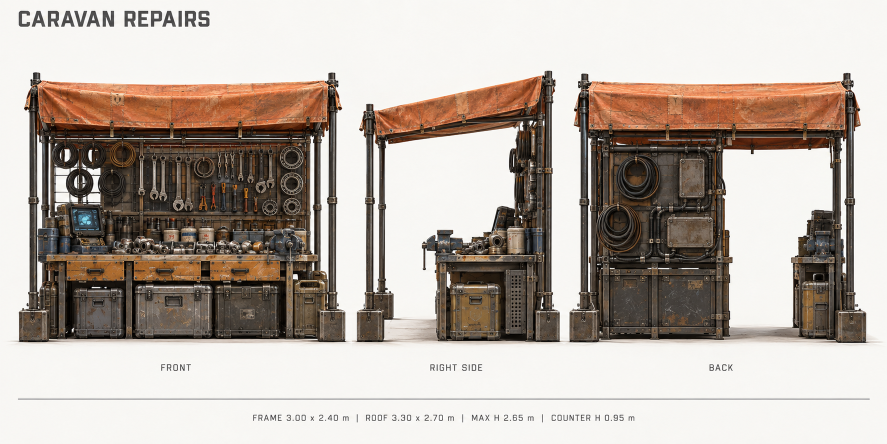
#> input picture concept_art/Codex Image Sep 10, 2026, 05_26_36 PM.png, 1774 x 887 px, given in place of BGC_CounterFace_BaseColor.png, which was not available (shown at 1/2 size)
$ python author_counter_face_v2.py ../../concept_art '../../concept_art/Codex Image Sep 10, 2026, 05_26_40 PM.png'
#> lines starting #> are read from the running program, lines starting #| are printed output that depends on the picture; after the words box and inside, x2 and y2 are one past the last pixel; in counts of white or black regions, pixels touching at a corner belong together; pictures that were not available may be replaced by others from this repository, and a replacement may not be noted
"""Author the Basic General counter-face v2 texture set (task t_6f2addb6, 29 Sep 2026).

Reads the untouched v1 BaseColor / MetalSmooth / Normal PNGs and writes *_v2 siblings (v1 is never modified).
Adds only material breakup to the three face panels: paint-chip edge wear with bare-steel exposure, hand-height scuffing, low-frequency tone
variation, bottom-weighted dust/grime with drip streaks, fine scratches. The plinth strip and the dark panel gaps keep their v1 pixels.
Deterministic (fixed seed). Usage: uv run --offline --with pillow --with numpy python author_counter_face_v2.py <Textures dir> [preview dir]
"""
import sys
from pathlib import Path
import numpy as np
from PIL import Image, ImageDraw, ImageFilter

rng = np.random.default_rng(29092026)
T = Path(sys.argv[1]); PREV = Path(sys.argv[2]) if len(sys.argv) > 2 else None
W, H = 4096, 1024
PANELS = [(70, 1342), (1406, 2689), (2754, 4027)]  # x ranges (v1 dark gap columns excluded)
PANEL_BOTTOM = 935  # plinth strip starts below this row


def fbm(scales, weights, aspect=(1, 1)):
    out = np.zeros((H, W), np.float32)
    for s, w in zip(scales, weights):
        gh, gw = max(2, int(H / s * aspect[1])), max(2, int(W / s * aspect[0]))
        g = Image.fromarray((rng.random((gh, gw)) * 255).astype(np.uint8)).resize((W, H), Image.BICUBIC)
        out += w * (np.asarray(g, np.float32) / 255.0)
    out -= out.min(); out /= max(out.max(), 1e-6)
    return out


def blur(a, r):
    return np.asarray(Image.fromarray((np.clip(a, 0, 1) * 255).astype(np.uint8)).filter(ImageFilter.GaussianBlur(r)), np.float32) / 255.0


base = np.asarray(Image.open(T / 'BGC_CounterFace_BaseColor.png').convert('RGB'), np.float32) / 255.0
ms = np.asarray(Image.open(T / 'BGC_CounterFace_MetalSmooth.png').convert('RGBA'), np.float32) / 255.0
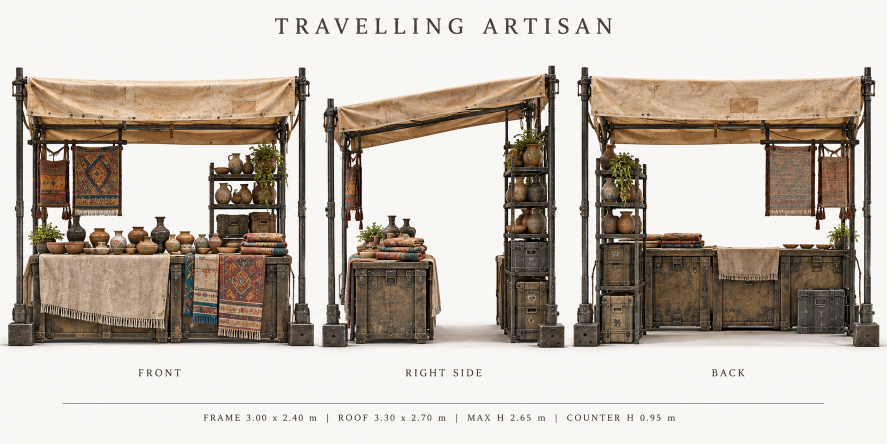
#> input picture concept_art/Codex Image Sep 10, 2026, 05_26_40 PM.png, 1774 x 887 px, given in place of BGC_CounterFace_MetalSmooth.png, which was not available (shown at 1/2 size)
nrm = np.asarray(Image.open(T / 'BGC_CounterFace_Normal.png').convert('RGB'), np.float32) / 255.0

yy, xx = np.mgrid[0:H, 0:W].astype(np.float32)
mask = np.zeros((H, W), np.float32)      # 1 inside the three panels above the plinth
edge = np.full((H, W), 9999, np.float32)  # distance to nearest panel edge
for x0, x1 in PANELS:
    m = (xx >= x0) & (xx < x1) & (yy < PANEL_BOTTOM)
    mask[m] = 1
    d = np.minimum.reduce([xx - x0, x1 - xx, yy - 0, PANEL_BOTTOM - yy])
    edge = np.where(m, np.minimum(edge, d), edge)
mask = blur(mask, 2)

# 1. tone breakup: two scales, kept subtle so each panel keeps its hue
tone = fbm([260, 90], [0.65, 0.35])
lum = 1.0 + (tone - 0.5) * 0.34
# 2. bottom-weighted dust/grime with an irregular upper edge and vertical drips
grime_n = fbm([70, 24], [0.6, 0.4])
height_frac = np.clip((yy - 380) / (PANEL_BOTTOM - 380), 0, 1)
grime = np.clip(height_frac ** 1.6 * 1.05 + (grime_n - 0.5) * 0.55 * height_frac, 0, 1)
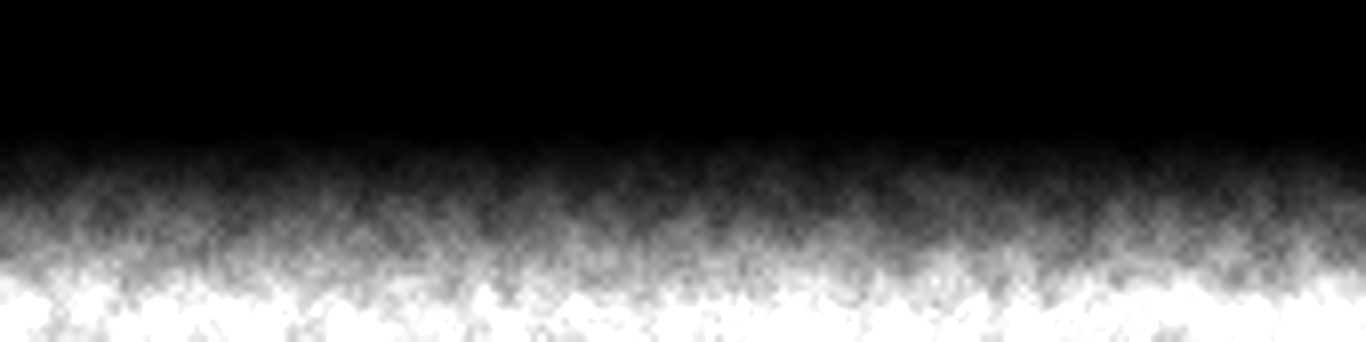
#> grime: shape (1024, 4096) float32 (shown at 1/3 size); min 0, max 1, mean 0.301
streak_src = fbm([6, 260], [0.5, 0.5], aspect=(6, 0.05))  # thin, tall features = drips
streaks = blur(np.clip((streak_src - 0.64) * 3.0, 0, 1), 1.5) * np.clip((yy - 200) / 500, 0, 1) * 0.35
# 3. paint chipping at the panel edges and around fixings (wear at joints, not uniform)
chip_n = fbm([26, 9, 3], [0.45, 0.35, 0.2])
#> call 4 of fbm, with aspect = (1, 1)
#> after the loop in fbm (call 4), `for s, w in zip(scales, weights):`:
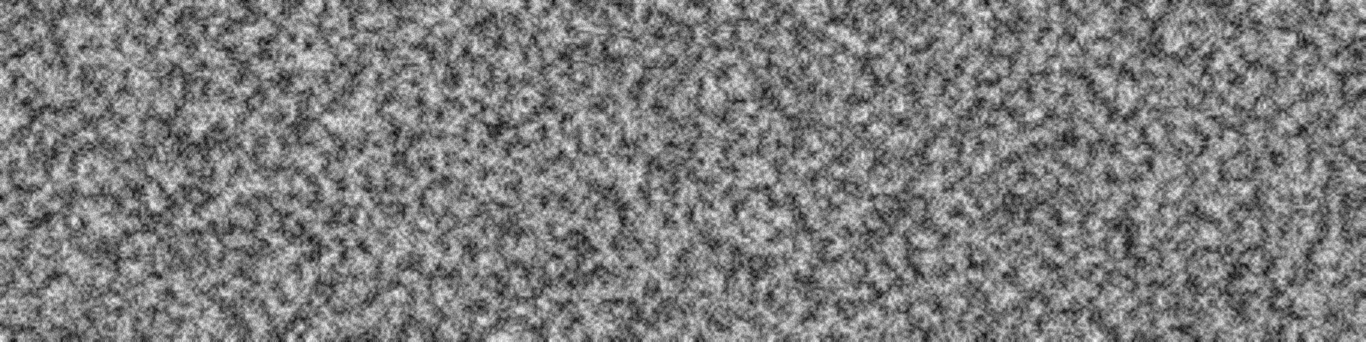
#> out: shape (1024, 4096) float32 (shown at 1/3 size); min 0.00804, max 0.998, mean 0.495
reach = 10 + 34 * fbm([110, 40], [0.6, 0.4])
chip = ((chip_n > 0.70 - 0.16 * np.clip(1 - edge / reach, 0, 1)) & (edge < reach)).astype(np.float32)
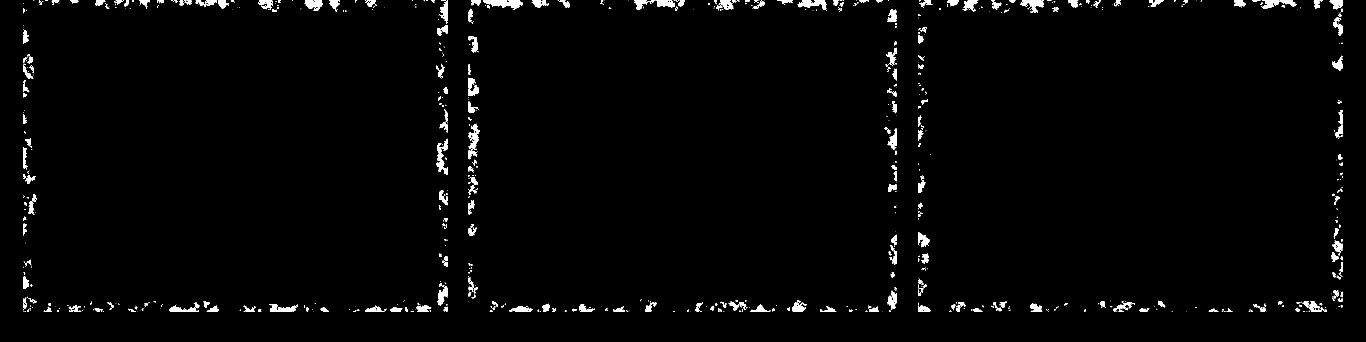
#> chip: shape (1024, 4096) float32 (shown at 1/3 size); values 0 (black) and 1 (white), 1.7% white; 835 white regions (500 under 20 px), largest, box (x1, y1, x2, y2) and area: (1449, 0, 1569, 29) 1949, (1309, 416, 1342, 525) 1453, (2393, 0, 2479, 30) 1341
chip *= (edge < reach).astype(np.float32)
chip_soft = blur(chip, 1.2)
rim = np.clip(blur(np.asarray(Image.fromarray((chip * 255).astype(np.uint8)).filter(ImageFilter.MaxFilter(7)), np.float32) / 255.0, 1.5) - chip_soft, 0, 1)
# 4. hand scuffing: pale worn zone mid-height, right of each handle mark
scuff = np.zeros((H, W), np.float32)
for x0, x1 in PANELS:
    cx = x0 + 0.72 * (x1 - x0); cy = 430
    scuff += np.exp(-(((xx - cx) / 260) ** 2 + ((yy - cy) / 150) ** 2))
scuff = np.clip(scuff * (0.4 + 0.6 * fbm([14, 5], [0.6, 0.4])), 0, 1)
#> the loop in fbm (call 6), `for s, w in zip(scales, weights):` made 2 passes
#> pass 1, in fbm (call 6), `g = Image.fromarray((rng.random((gh, gw)) * 255).astype(np.uint8)).res..`:
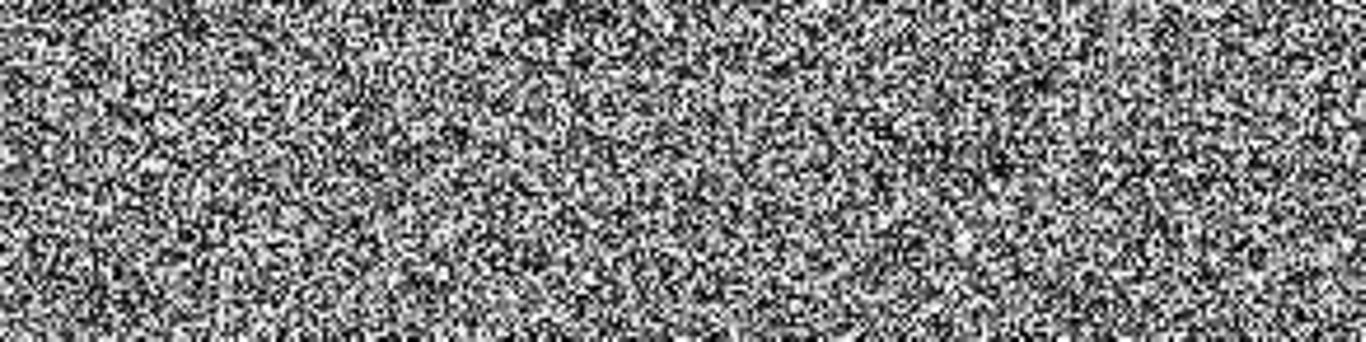
#> g: PIL image 4096x1024 L (shown at 1/3 size); min 0, max 255, mean 127.1
#> pass 1, in fbm (call 6), `out += w * (np.asarray(g, np.float32) / 255.0)`:
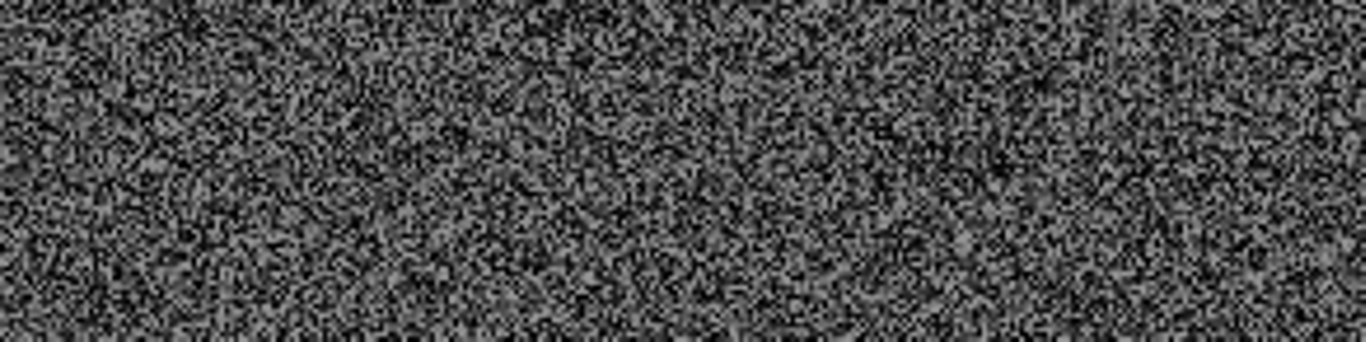
#> out: shape (1024, 4096) float32 (shown at 1/3 size); min 0, max 0.6, mean 0.299
# 5. fine scratches
sc = Image.new('L', (W, H), 0); dr = ImageDraw.Draw(sc)
#> after `sc = Image.new('L', (W, H), 0)`: sc: PIL image 4096x1024 L; every value is 0
for x0, x1 in PANELS:
    for _ in range(45):
        x = rng.uniform(x0 + 20, x1 - 20); y = rng.uniform(40, PANEL_BOTTOM - 40)
        ang = rng.normal(0, 0.35) if rng.random() < 0.7 else rng.uniform(-1.5, 1.5); ln = rng.uniform(25, 150)
        dr.line([(x, y), (x + ln * np.cos(ang), y + ln * np.sin(ang))], fill=int(rng.uniform(90, 255)), width=int(rng.choice([1, 1, 2])))
scr = np.asarray(sc.filter(ImageFilter.GaussianBlur(0.6)), np.float32) / 255.0
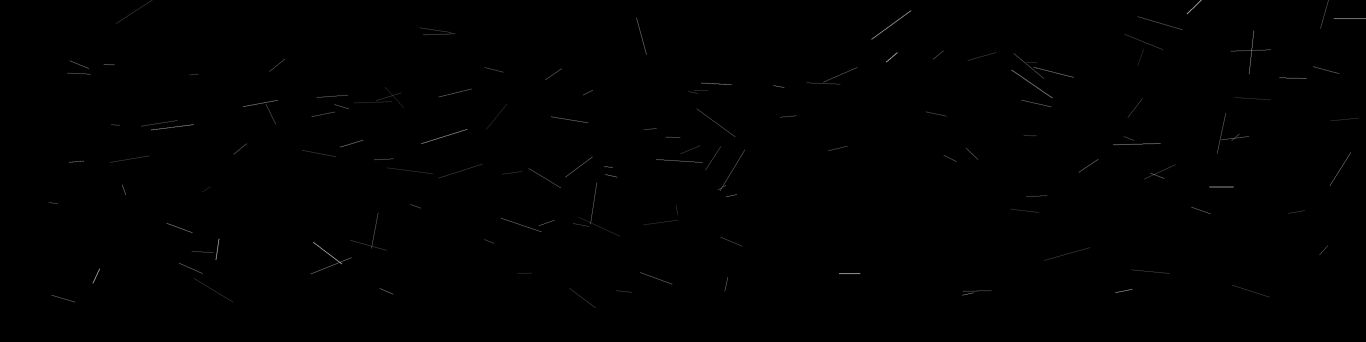
#> scr: shape (1024, 4096) float32 (shown at 1/3 size); min 0, max 0.816, mean 0.00188

steel = np.array([0.46, 0.43, 0.39], np.float32)
#> steel = [0.46, 0.43, 0.39]
rust = np.array([0.34, 0.18, 0.09], np.float32)
#> rust = [0.34, 0.18, 0.09]
dust = np.array([0.47, 0.37, 0.25], np.float32)
#> dust = [0.47, 0.37, 0.25]

#> (the run stopped early here; a loop or call above may not have finished)
